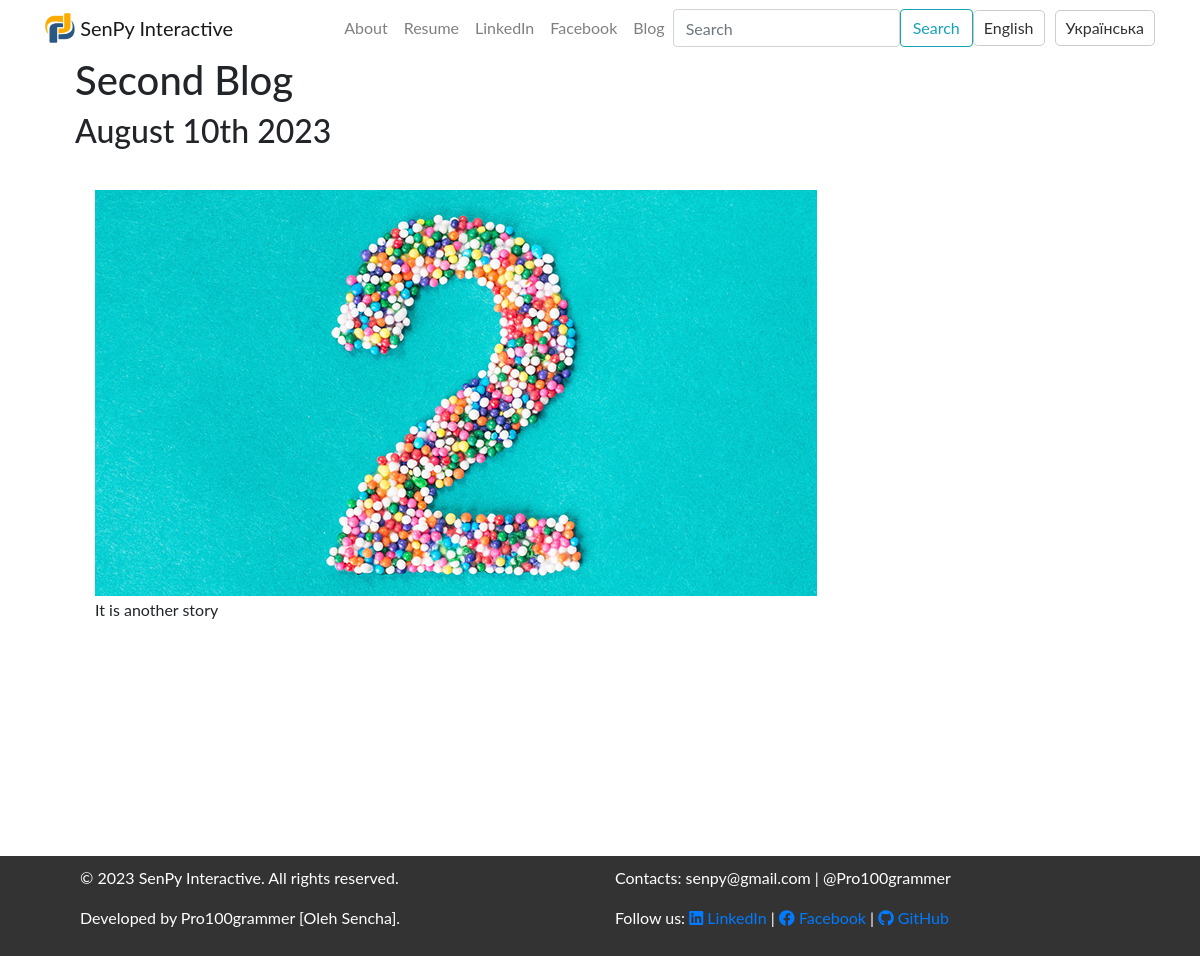
The app's page /blog/2/ with its own data.
### blog/models.py (models this page shows, shortened)
class Blog(models.Model):
    title = models.CharField(max_length=255)
    description = models.TextField()
    date = models.DateField()
    image = models.ImageField(upload_to='blog_images/', null=True, blank=True)

### blog/views.py (the view)
# urls.py: path('<int:blog_id>/', views.detail, name='detail'),
def detail(request, blog_id):
    blog = get_object_or_404(Blog, pk=blog_id)
    return render(request, 'blog/detail.html', {'blog': blog})

### blog/templates/blog/detail.html
{% extends 'portfolio/base.html'%}
{% load static %}
{% block extra_styles %}
    <link rel="stylesheet" href="{% static 'blog/style_detail.css' %}">
{% endblock %}
{% block content %}
<div id="wrapper">
  <div class="content">
    <h1>{{ blog.title }}</h1>
    <h2>{{ blog.date | date:'F jS Y' }}</h2>
    <div class="article-content">
        <img src="{{ blog.image.url }}" alt="{{ blog.title }}" class="article-image">
        <p>{{ blog.description | linebreaksbr | safe }}</p>
    </div>
  </div>
</div>
{% endblock %}

### portfolio/static/portfolio/style.css (style rules this page uses)
body { font-family: 'Lato', sans-serif; }

### blog/static/blog/style_detail.css (style rules this page uses)
#wrapper { display: flex; flex-direction: column; min-height: 100vh; }
.content { flex: 1; margin-left: 75px; }
.article-content { margin: 0 auto; padding: 20px; font-size: 16px; line-height: 1.8; margin-top: 20px; text-align: justify; }

### portfolio/templates/portfolio/base.html (style rules this page uses)
html, body { overflow-x: hidden; }

### records on screen
Blog: title "Second Blog", date "August 10th 2023", image (picture), description "It is another story"
